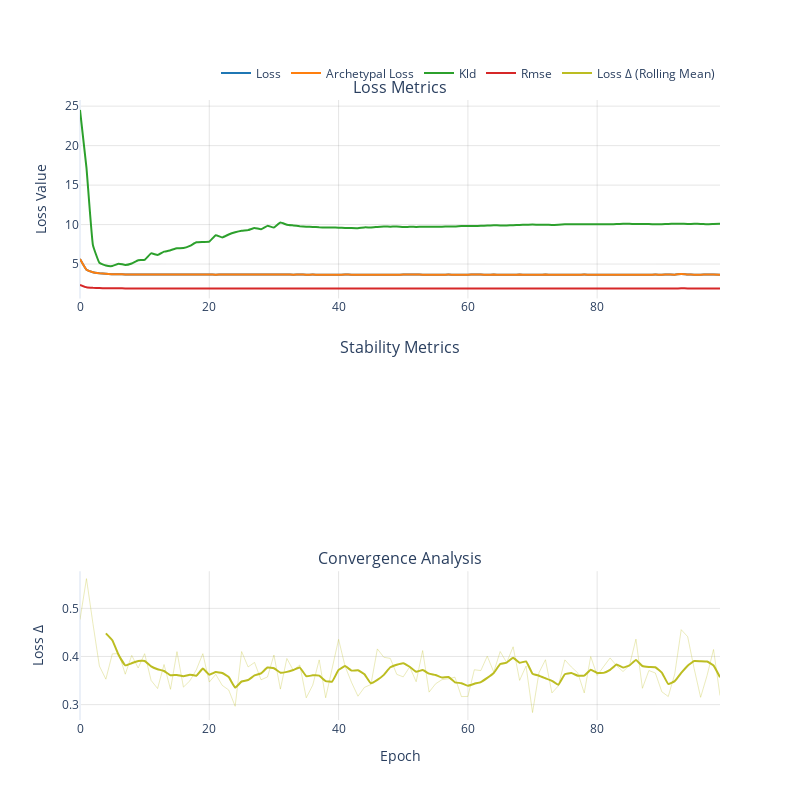

Notebook code for this chart:
### Markdown cell above
## Step 3: Training Diagnostics

### Code cell
print("Creating training diagnostic plots...")

# Training metrics over time (Plotly figure)
# display=True shows the plot AND returns the figure
fig = pc.pl.training_metrics(
    results['history'],
    display=show_plots,  # Show if in interactive mode
)
# if save_plots and fig is not None:
#     fig.write_image('training_metrics.png')
#     print("      Saved: training_metrics.png")
